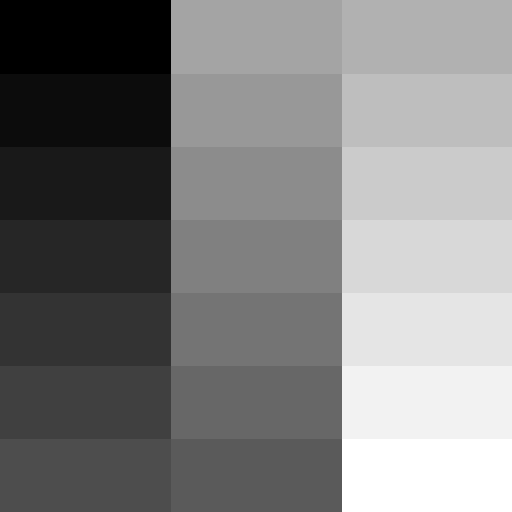
#> input picture misc/gray21.512.tiff, 512 x 512 px, found by its file name
$ jupyter execute Thresholding.ipynb
#> lines starting #> are read from the running program, lines starting #| are printed output that depends on the picture; after the words box and inside, x2 and y2 are one past the last pixel; in counts of white or black regions, pixels touching at a corner belong together
[cell 1]
import cv2
import matplotlib.pyplot as plt
path = "C:\\Users\\rangr\\Desktop\\Image Processing\\misc\\"
img1p = path + "gray21.512.tiff"
img2p = path + "4.2.07.tiff"
img1 = cv2.imread(img1p)
#> img1 is the input picture: shape (512, 512, 3); min 0, max 255, mean 127
img2 = cv2.imread(img2p)
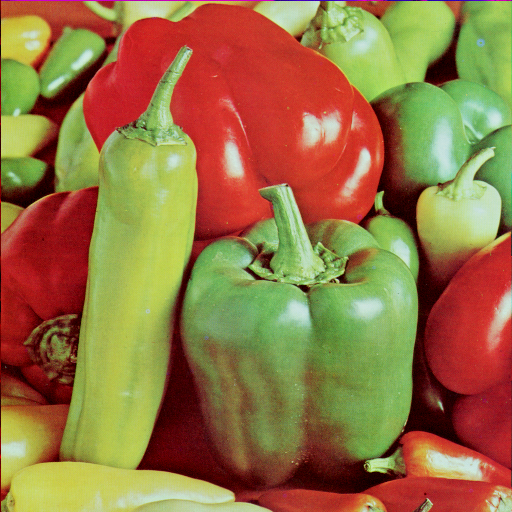
#> input picture misc/4.2.07.tiff, 512 x 512 px, found by its file name
#> img2 is the input picture: shape (512, 512, 3); mean B, G, R 66.5, 115.6, 149.8
img2 = cv2.cvtColor(img2, cv2.COLOR_BGR2RGB)

th = 127
max_val = 255
titles = ['img1', 'binary', 'binary inverted', 'zero', 'zero inv', 'trunc']
titles2 = ['img2', 'binary', 'binary inverted', 'zero', 'zero inv', 'trunc']

ret, output1 = cv2.threshold(img1, th, max_val, cv2.THRESH_BINARY) #if value greater than th then set to max, else 0
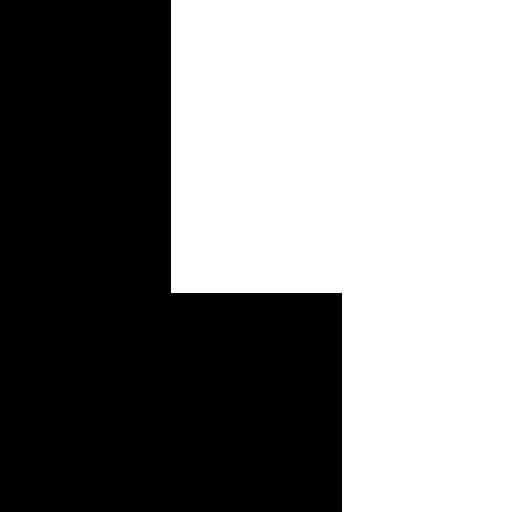
#> output1: shape (512, 512, 3); 52.3% white; 1 black region, box (x1, y1, x2, y2) and area: (0, 0, 342, 512) 125001
#> ret = 127
ret, output2 = cv2.threshold(img1, th, max_val, cv2.THRESH_BINARY_INV) # opposite of thresh
ret, output3 = cv2.threshold(img1, th, max_val, cv2.THRESH_TOZERO) # if value less than th then set to 0
ret, output4 = cv2.threshold(img1, th, max_val, cv2.THRESH_TOZERO_INV) #if value greater than th then set to 0
ret, output5 = cv2.threshold(img1, th, max_val, cv2.THRESH_TRUNC) #if value greater than th then set to value at th
images = [img1, output1, output2, output3, output4, output5]

for i in range(6):
    plt.subplot(2,3,i+1)
    plt.imshow(images[i])
    plt.title(titles[i])
    plt.xticks([])
    plt.yticks([])
plt.show()


#Color image
ret, output1 = cv2.threshold(img2, th, max_val, cv2.THRESH_BINARY)
ret, output2 = cv2.threshold(img2, th, max_val, cv2.THRESH_BINARY_INV)
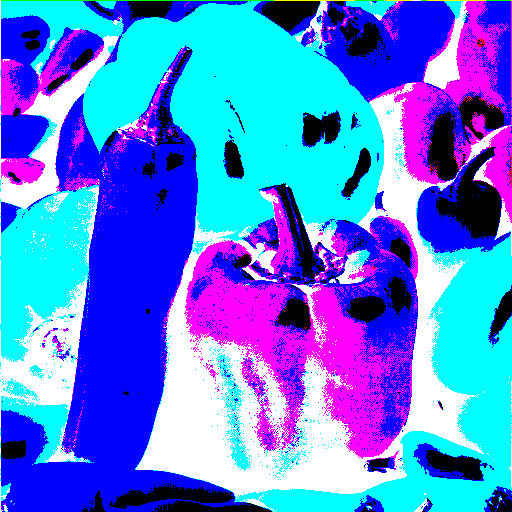
#> output2: shape (512, 512, 3); mean R, G, B 82, 126.7, 233
ret, output3 = cv2.threshold(img2, th, max_val, cv2.THRESH_TOZERO)
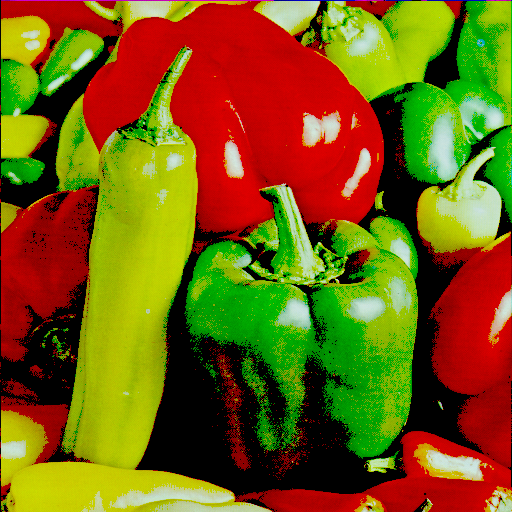
#> output3: shape (512, 512, 3); mean R, G, B 118.8, 92.7, 14.7
ret, output4 = cv2.threshold(img2, th, max_val, cv2.THRESH_TOZERO_INV)
ret, output5 = cv2.threshold(img2, th, max_val, cv2.THRESH_TRUNC)
images = [img2, output1, output2, output3, output4, output5]

for i in range(6):
    plt.subplot(2,3,i+1)
    plt.imshow(images[i])
    plt.title(titles2[i])
    plt.xticks([])
    plt.yticks([])
plt.show()

# Otsu's Binarization Thresholding

[cell 2]
#Otsu's helps seperate the foreground with the background during thresholding

import cv2
import matplotlib.pyplot as plt
path = "C:\\Users\\rangr\\Desktop\\Image Processing\\misc\\"
img1p = path + "cameraman.tif"
img1 = cv2.imread(img1p , 0)
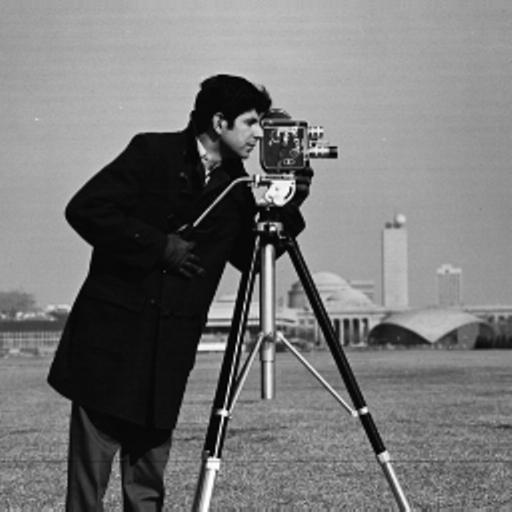
#> input picture misc/cameraman.tif, 512 x 512 px, found by its file name
#> img1 is the input picture: shape (512, 512); min 0, max 255, mean 118.3

th = 0 #For otsu's you just set th = 0
max_val = 255
titles = ['img1', 'binary', 'binary inverted', 'zero', 'zero inv', 'trunc']

ret, output1 = cv2.threshold(img1, th, max_val, cv2.THRESH_BINARY + cv2.THRESH_OTSU) #if value greater than th then set to max, else 0
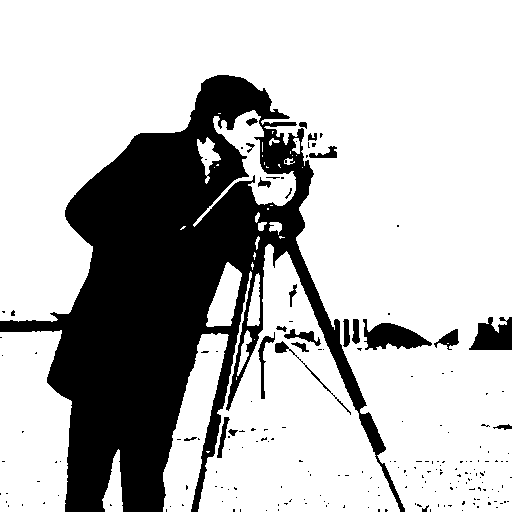
#> output1: shape (512, 512); 73.6% white; 196 black regions (172 under 20 px), largest, box (x1, y1, x2, y2) and area: (0, 75, 405, 512) 64080, (363, 319, 432, 350) 1191, (469, 317, 512, 350) 1000
#> ret = 87
ret, output2 = cv2.threshold(img1, th, max_val, cv2.THRESH_BINARY_INV + cv2.THRESH_OTSU) # opposite of thresh
ret, output3 = cv2.threshold(img1, th, max_val, cv2.THRESH_TOZERO+ cv2.THRESH_OTSU) # if value less than th then set to 0
#> output3: shape (512, 512)
ret, output4 = cv2.threshold(img1, th, max_val, cv2.THRESH_TOZERO_INV + cv2.THRESH_OTSU) #if value greater than th then set to 0
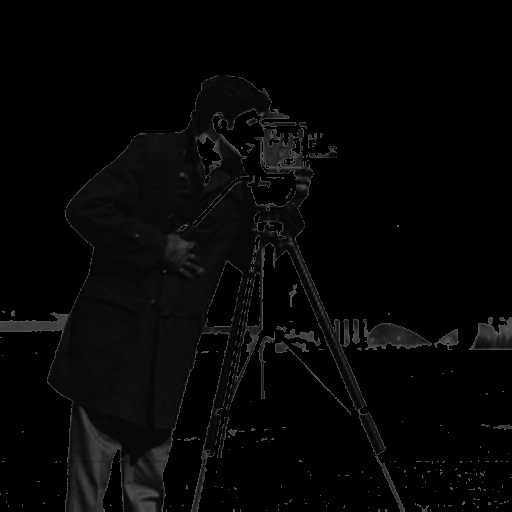
#> output4: shape (512, 512); min 0, max 87, mean 6.1
ret, output5 = cv2.threshold(img1, th, max_val, cv2.THRESH_TRUNC + cv2.THRESH_OTSU) #if value greater than th then set to value at th
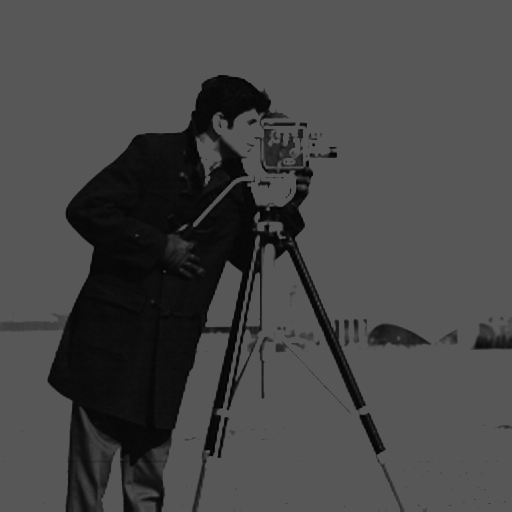
#> output5: shape (512, 512); min 0, max 87, mean 70.2
images = [img1, output1, output2, output3, output4, output5]

for i in range(6):
    plt.subplot(2,3,i+1)
    plt.imshow(images[i] , cmap = 'gray')
    plt.title(titles[i])
    plt.xticks([])
    plt.yticks([])
plt.show()

# Adaptive Thresholding

[cell 3]
#If an image has only two components a foreground and a background then OTSU is a good choice
#If there are different lighting conditions, then adaptive is preffered

import cv2
import matplotlib.pyplot as plt
path = "C:\\Users\\rangr\\Desktop\\Image Processing\\misc\\"
img1p = path + "5.1.12.tiff"
img1 = cv2.imread(img1p , 0)
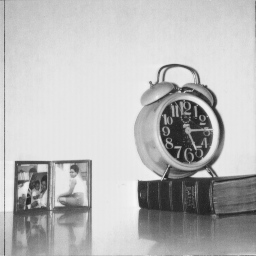
#> input picture misc/5.1.12.tiff, 256 x 256 px, found by its file name
#> img1 is the input picture: shape (256, 256); min 32, max 246, mean 186

block_size = 11 #has to be odd #number of blocks around the point considered
constant = 7
mean = cv2.adaptiveThreshold(img1, 255, cv2.ADAPTIVE_THRESH_MEAN_C, cv2.THRESH_BINARY, block_size, constant)
#> mean: shape (256, 256); 85% white; 256 black regions (239 under 20 px), largest, box (x1, y1, x2, y2) and area: (134, 64, 256, 240) 3816, (11, 160, 92, 256) 2796, (160, 100, 213, 164) 1720
gaussian = cv2.adaptiveThreshold(img1, 255, cv2.ADAPTIVE_THRESH_GAUSSIAN_C, cv2.THRESH_BINARY, block_size, constant)
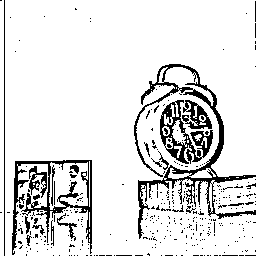
#> gaussian: shape (256, 256); 87.8% white; 353 black regions (331 under 20 px), largest, box (x1, y1, x2, y2) and area: (134, 64, 256, 239) 2731, (12, 160, 92, 255) 1627, (160, 100, 213, 164) 1119

titles = ['img1', 'Mean adaptive', 'Gaussian adaptive']
images = [img1, mean, gaussian]

for i in range(3):
    plt.subplot(1,3,i+1)
    plt.imshow(images[i] , cmap = 'gray')
    plt.title(titles[i])
    plt.xticks([])
    plt.yticks([])
plt.show()
